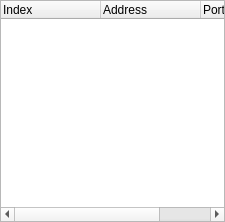
<?xml version="1.0" encoding="UTF-8"?>
<ui version="4.0">
 <class>ModuleB</class>
 <widget class="QFrame" name="ModuleB">
  <property name="geometry">
   <rect>
    <x>0</x>
    <y>0</y>
    <width>225</width>
    <height>222</height>
   </rect>
  </property>
  <property name="windowTitle">
   <string>Frame</string>
  </property>
  <layout class="QVBoxLayout" name="verticalLayout">
   <property name="leftMargin">
    <number>0</number>
   </property>
   <property name="topMargin">
    <number>0</number>
   </property>
   <property name="rightMargin">
    <number>0</number>
   </property>
   <property name="bottomMargin">
    <number>0</number>
   </property>
   <item>
    <widget class="QTreeWidget" name="treeWidget">
     <column>
      <property name="text">
       <string>Index</string>
      </property>
     </column>
     <column>
      <property name="text">
       <string notr="true">Address</string>
      </property>
     </column>
     <column>
      <property name="text">
       <string>Port</string>
      </property>
     </column>
    </widget>
   </item>
  </layout>
 </widget>
 <resources/>
 <connections/>
</ui>
